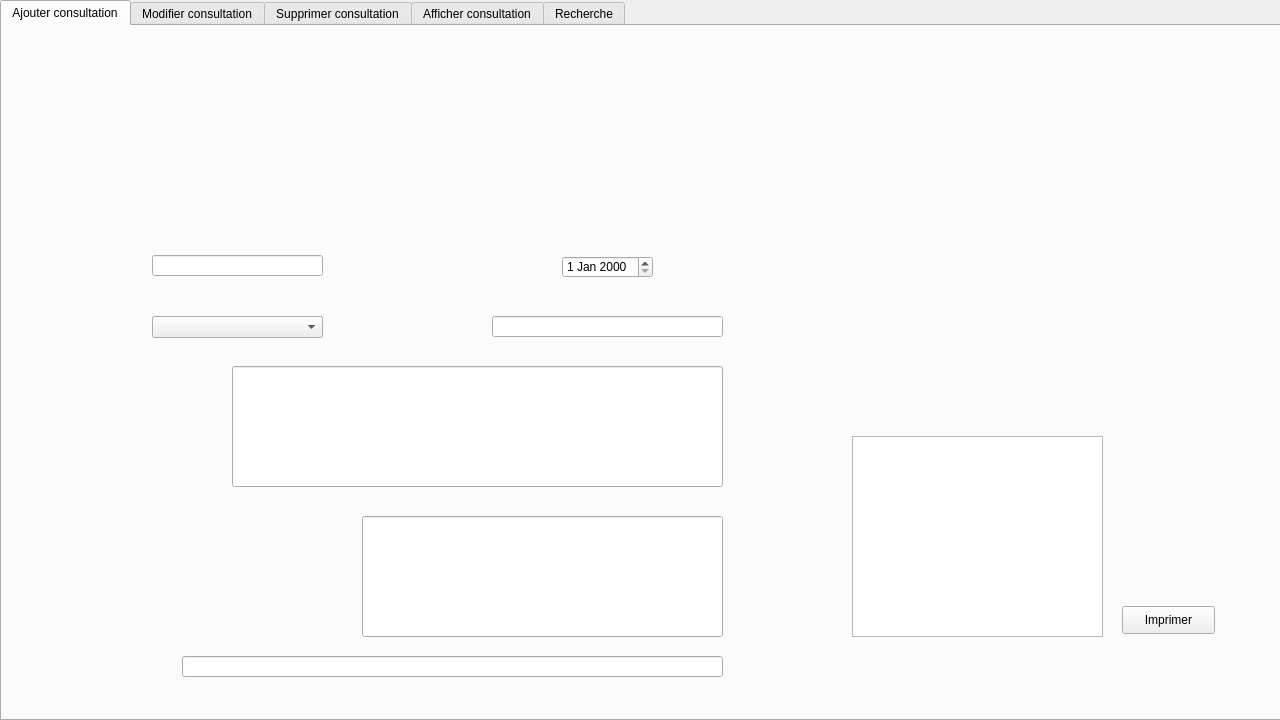
<?xml version="1.0" encoding="UTF-8"?>
<ui version="4.0">
 <class>Consultations</class>
 <widget class="QDialog" name="Consultations">
  <property name="geometry">
   <rect>
    <x>0</x>
    <y>0</y>
    <width>1280</width>
    <height>720</height>
   </rect>
  </property>
  <property name="minimumSize">
   <size>
    <width>1280</width>
    <height>720</height>
   </size>
  </property>
  <property name="maximumSize">
   <size>
    <width>1280</width>
    <height>720</height>
   </size>
  </property>
  <property name="baseSize">
   <size>
    <width>1280</width>
    <height>720</height>
   </size>
  </property>
  <property name="windowTitle">
   <string>MED++</string>
  </property>
  <widget class="QTabWidget" name="tabWidget">
   <property name="geometry">
    <rect>
     <x>0</x>
     <y>0</y>
     <width>1281</width>
     <height>721</height>
    </rect>
   </property>
   <property name="maximumSize">
    <size>
     <width>16777215</width>
     <height>16777215</height>
    </size>
   </property>
   <property name="currentIndex">
    <number>0</number>
   </property>
   <widget class="QWidget" name="tab">
    <attribute name="title">
     <string>Ajouter consultation</string>
    </attribute>
    <widget class="QWidget" name="widget" native="true">
     <property name="geometry">
      <rect>
       <x>0</x>
       <y>0</y>
       <width>1281</width>
       <height>701</height>
      </rect>
     </property>
     <property name="styleSheet">
      <string notr="true">QWidget#widget
{
	background-image: url(:/Ajouter Consultation.png);
}</string>
     </property>
     <widget class="QLineEdit" name="line_reff">
      <property name="geometry">
       <rect>
        <x>150</x>
        <y>229</y>
        <width>171</width>
        <height>21</height>
       </rect>
      </property>
     </widget>
     <widget class="QLineEdit" name="line_pat">
      <property name="geometry">
       <rect>
        <x>150</x>
        <y>290</y>
        <width>171</width>
        <height>21</height>
       </rect>
      </property>
     </widget>
     <widget class="QLineEdit" name="line_sym">
      <property name="geometry">
       <rect>
        <x>490</x>
        <y>290</y>
        <width>231</width>
        <height>21</height>
       </rect>
      </property>
     </widget>
     <widget class="QLineEdit" name="line_exa">
      <property name="geometry">
       <rect>
        <x>230</x>
        <y>340</y>
        <width>491</width>
        <height>121</height>
       </rect>
      </property>
      <property name="alignment">
       <set>Qt::AlignLeading|Qt::AlignLeft|Qt::AlignTop</set>
      </property>
     </widget>
     <widget class="QLineEdit" name="line_res">
      <property name="geometry">
       <rect>
        <x>360</x>
        <y>490</y>
        <width>361</width>
        <height>121</height>
       </rect>
      </property>
      <property name="alignment">
       <set>Qt::AlignLeading|Qt::AlignLeft|Qt::AlignTop</set>
      </property>
     </widget>
     <widget class="QLineEdit" name="line_dia">
      <property name="geometry">
       <rect>
        <x>180</x>
        <y>630</y>
        <width>541</width>
        <height>21</height>
       </rect>
      </property>
     </widget>
     <widget class="QWidget" name="widget_5" native="true">
      <property name="geometry">
       <rect>
        <x>1150</x>
        <y>80</y>
        <width>120</width>
        <height>41</height>
       </rect>
      </property>
      <widget class="QPushButton" name="pushButton">
       <property name="geometry">
        <rect>
         <x>0</x>
         <y>0</y>
         <width>121</width>
         <height>41</height>
        </rect>
       </property>
       <property name="styleSheet">
        <string notr="true">QPushButton{
border-style:solid;

background-color:#AARRGGBB ;
color:#fff;
border-radius:7px;
}

</string>
       </property>
       <property name="text">
        <string/>
       </property>
      </widget>
     </widget>
     <widget class="QWidget" name="widget_6" native="true">
      <property name="geometry">
       <rect>
        <x>1140</x>
        <y>410</y>
        <width>120</width>
        <height>41</height>
       </rect>
      </property>
      <widget class="QPushButton" name="pushButton_2">
       <property name="geometry">
        <rect>
         <x>0</x>
         <y>0</y>
         <width>121</width>
         <height>41</height>
        </rect>
       </property>
       <property name="styleSheet">
        <string notr="true">QPushButton{
border-style:solid;

background-color:#AARRGGBB ;
color:#fff;
border-radius:7px;
}

</string>
       </property>
       <property name="text">
        <string/>
       </property>
       <property name="icon">
        <iconset resource="reosurces.qrc">
         <normaloff>:/icon.png</normaloff>:/icon.png</iconset>
       </property>
      </widget>
     </widget>
     <widget class="QDateEdit" name="dateEdit">
      <property name="geometry">
       <rect>
        <x>560</x>
        <y>230</y>
        <width>91</width>
        <height>22</height>
       </rect>
      </property>
     </widget>
     <widget class="QTextEdit" name="textEdit">
      <property name="geometry">
       <rect>
        <x>850</x>
        <y>410</y>
        <width>251</width>
        <height>201</height>
       </rect>
      </property>
     </widget>
     <widget class="QPushButton" name="pushButton_9">
      <property name="geometry">
       <rect>
        <x>1120</x>
        <y>580</y>
        <width>93</width>
        <height>28</height>
       </rect>
      </property>
      <property name="text">
       <string>Imprimer</string>
      </property>
     </widget>
     <widget class="QComboBox" name="comboBox_2">
      <property name="geometry">
       <rect>
        <x>150</x>
        <y>290</y>
        <width>171</width>
        <height>22</height>
       </rect>
      </property>
     </widget>
    </widget>
   </widget>
   <widget class="QWidget" name="tab_2">
    <attribute name="title">
     <string>Modifier consultation</string>
    </attribute>
    <widget class="QWidget" name="widget_2" native="true">
     <property name="geometry">
      <rect>
       <x>0</x>
       <y>0</y>
       <width>1281</width>
       <height>701</height>
      </rect>
     </property>
     <property name="styleSheet">
      <string notr="true">QWidget#widget_2
{
	background-image: url(:/ModifierConsultation.png);
}</string>
     </property>
     <widget class="QLineEdit" name="idd">
      <property name="geometry">
       <rect>
        <x>150</x>
        <y>290</y>
        <width>171</width>
        <height>21</height>
       </rect>
      </property>
     </widget>
     <widget class="QLineEdit" name="res_exam">
      <property name="geometry">
       <rect>
        <x>360</x>
        <y>490</y>
        <width>361</width>
        <height>121</height>
       </rect>
      </property>
      <property name="alignment">
       <set>Qt::AlignLeading|Qt::AlignLeft|Qt::AlignTop</set>
      </property>
     </widget>
     <widget class="QLineEdit" name="symp">
      <property name="geometry">
       <rect>
        <x>490</x>
        <y>290</y>
        <width>231</width>
        <height>21</height>
       </rect>
      </property>
     </widget>
     <widget class="QLineEdit" name="diag">
      <property name="geometry">
       <rect>
        <x>180</x>
        <y>630</y>
        <width>541</width>
        <height>21</height>
       </rect>
      </property>
     </widget>
     <widget class="QLineEdit" name="reff_const">
      <property name="geometry">
       <rect>
        <x>150</x>
        <y>229</y>
        <width>171</width>
        <height>21</height>
       </rect>
      </property>
     </widget>
     <widget class="QLineEdit" name="exam">
      <property name="geometry">
       <rect>
        <x>230</x>
        <y>340</y>
        <width>491</width>
        <height>121</height>
       </rect>
      </property>
      <property name="alignment">
       <set>Qt::AlignLeading|Qt::AlignLeft|Qt::AlignTop</set>
      </property>
     </widget>
     <widget class="QPushButton" name="pushButton_3">
      <property name="geometry">
       <rect>
        <x>1160</x>
        <y>80</y>
        <width>111</width>
        <height>41</height>
       </rect>
      </property>
      <property name="styleSheet">
       <string notr="true">QPushButton{
border-style:solid;

background-color:#AARRGGBB ;
color:#fff;
border-radius:7px;
}

</string>
      </property>
      <property name="text">
       <string/>
      </property>
     </widget>
     <widget class="QPushButton" name="pushButton_4">
      <property name="geometry">
       <rect>
        <x>1140</x>
        <y>410</y>
        <width>121</width>
        <height>41</height>
       </rect>
      </property>
      <property name="styleSheet">
       <string notr="true">QPushButton{
border-style:solid;

background-color:#AARRGGBB ;
color:#fff;
border-radius:7px;
}

</string>
      </property>
      <property name="text">
       <string/>
      </property>
     </widget>
     <widget class="QDateEdit" name="dateEdit_2">
      <property name="geometry">
       <rect>
        <x>610</x>
        <y>230</y>
        <width>110</width>
        <height>22</height>
       </rect>
      </property>
     </widget>
     <widget class="QComboBox" name="comboBox_3">
      <property name="geometry">
       <rect>
        <x>150</x>
        <y>230</y>
        <width>171</width>
        <height>22</height>
       </rect>
      </property>
     </widget>
    </widget>
   </widget>
   <widget class="QWidget" name="tab_3">
    <attribute name="title">
     <string>Supprimer consultation</string>
    </attribute>
    <widget class="QWidget" name="widget_3" native="true">
     <property name="geometry">
      <rect>
       <x>0</x>
       <y>0</y>
       <width>1281</width>
       <height>691</height>
      </rect>
     </property>
     <property name="styleSheet">
      <string notr="true">QWidget#widget_3
{
	background-image: url(:/SuppConst.png);
}</string>
     </property>
     <widget class="QLineEdit" name="reff">
      <property name="geometry">
       <rect>
        <x>340</x>
        <y>350</y>
        <width>251</width>
        <height>31</height>
       </rect>
      </property>
      <property name="clearButtonEnabled">
       <bool>true</bool>
      </property>
     </widget>
     <widget class="QPushButton" name="pushButton_5">
      <property name="geometry">
       <rect>
        <x>1150</x>
        <y>80</y>
        <width>111</width>
        <height>41</height>
       </rect>
      </property>
      <property name="styleSheet">
       <string notr="true">QPushButton{
border-style:solid;

background-color:#AARRGGBB ;
color:#fff;
border-radius:7px;
}

</string>
      </property>
      <property name="text">
       <string/>
      </property>
     </widget>
     <widget class="QPushButton" name="pushButton_6">
      <property name="geometry">
       <rect>
        <x>1120</x>
        <y>640</y>
        <width>121</width>
        <height>41</height>
       </rect>
      </property>
      <property name="styleSheet">
       <string notr="true">QPushButton{
border-style:solid;

background-color:#AARRGGBB ;
color:#fff;
border-radius:7px;
}

</string>
      </property>
      <property name="text">
       <string/>
      </property>
     </widget>
    </widget>
   </widget>
   <widget class="QWidget" name="tab_4">
    <attribute name="title">
     <string>Afficher consultation</string>
    </attribute>
    <widget class="QWidget" name="widget_4" native="true">
     <property name="geometry">
      <rect>
       <x>-20</x>
       <y>0</y>
       <width>1281</width>
       <height>691</height>
      </rect>
     </property>
     <property name="styleSheet">
      <string notr="true">QWidget#widget_4 
{
	background-image: url(:/AfficherCnst.png);
}</string>
     </property>
     <widget class="QTableView" name="TabConsultation">
      <property name="geometry">
       <rect>
        <x>90</x>
        <y>240</y>
        <width>981</width>
        <height>291</height>
       </rect>
      </property>
     </widget>
     <widget class="QPushButton" name="pushButton_7">
      <property name="geometry">
       <rect>
        <x>1150</x>
        <y>80</y>
        <width>111</width>
        <height>41</height>
       </rect>
      </property>
      <property name="styleSheet">
       <string notr="true">QPushButton{
border-style:solid;

background-color:#AARRGGBB ;
color:#fff;
border-radius:7px;
}

</string>
      </property>
      <property name="text">
       <string/>
      </property>
     </widget>
     <widget class="QLabel" name="label_2">
      <property name="geometry">
       <rect>
        <x>30</x>
        <y>200</y>
        <width>81</width>
        <height>21</height>
       </rect>
      </property>
      <property name="font">
       <font>
        <family>Agency FB</family>
        <pointsize>16</pointsize>
       </font>
      </property>
      <property name="text">
       <string>Trier Par : </string>
      </property>
     </widget>
     <widget class="QRadioButton" name="radioButton_2">
      <property name="geometry">
       <rect>
        <x>230</x>
        <y>200</y>
        <width>95</width>
        <height>20</height>
       </rect>
      </property>
      <property name="text">
       <string>Date</string>
      </property>
     </widget>
     <widget class="QRadioButton" name="radioButton_3">
      <property name="geometry">
       <rect>
        <x>350</x>
        <y>200</y>
        <width>95</width>
        <height>20</height>
       </rect>
      </property>
      <property name="text">
       <string>référence</string>
      </property>
     </widget>
     <widget class="QRadioButton" name="radioButton_4">
      <property name="geometry">
       <rect>
        <x>480</x>
        <y>200</y>
        <width>95</width>
        <height>20</height>
       </rect>
      </property>
      <property name="text">
       <string>identifiant</string>
      </property>
     </widget>
    </widget>
   </widget>
   <widget class="QWidget" name="tab_5">
    <attribute name="title">
     <string>Recherche</string>
    </attribute>
    <widget class="QLineEdit" name="reff_consultation">
     <property name="geometry">
      <rect>
       <x>300</x>
       <y>70</y>
       <width>113</width>
       <height>22</height>
      </rect>
     </property>
    </widget>
    <widget class="QLabel" name="label">
     <property name="geometry">
      <rect>
       <x>124</x>
       <y>70</y>
       <width>131</width>
       <height>20</height>
      </rect>
     </property>
     <property name="text">
      <string>Reff_consultation :</string>
     </property>
    </widget>
    <widget class="QTableView" name="tableView_r">
     <property name="geometry">
      <rect>
       <x>180</x>
       <y>161</y>
       <width>851</width>
       <height>211</height>
      </rect>
     </property>
    </widget>
    <widget class="QPushButton" name="pushButton_8">
     <property name="geometry">
      <rect>
       <x>610</x>
       <y>60</y>
       <width>93</width>
       <height>28</height>
      </rect>
     </property>
     <property name="text">
      <string>recherche</string>
     </property>
    </widget>
    <widget class="QComboBox" name="comboBox">
     <property name="geometry">
      <rect>
       <x>300</x>
       <y>100</y>
       <width>111</width>
       <height>22</height>
      </rect>
     </property>
    </widget>
   </widget>
  </widget>
 </widget>
 <resources>
  <include location="reosurces.qrc"/>
 </resources>
 <connections/>
</ui>
